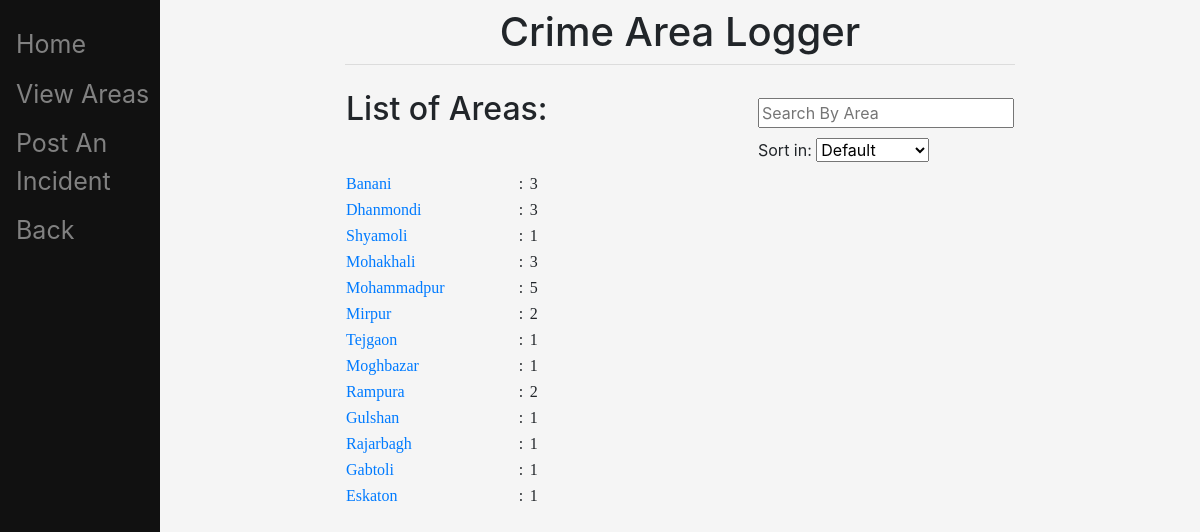
Screenshot of /Areas/ with the database file from the repository.
### main/models.py (models this page shows, shortened)
class Area(models.Model):
	name = models.CharField(max_length=150)
	number_of_crimes = models.IntegerField(default=0)

### main/views.py (the view)
# urls.py: path("Areas/", views.areas, name="areas"),
def areas(response):
	my_dict = {}
	for obj in list(Area.objects.all()):
		my_dict[obj.name] = obj.number_of_crimes
	return render(response, "main/list.html", {'my_dict':my_dict})

### main/templates/main/list.html (shortened to what this page needs)
{% extends 'main/base.html' %}
{% block content %}
	<table> <tr>
		<td style="width:500px"> <h2>List of Areas:</h2> </td>
		<td>
			<form class="example" action='' id='form'>
			 	<input type="text" placeholder="Search By Area" name="search" id='query'>
			</form>
		</td>
		</tr>
		<tr> <td></td>
		<td>
			<form>  <label> Sort in: </label>
				<select id='sort' onchange='sortChanged(this.value);'>
					<option value = "Default"> Default </option>
				</select>
			</form>
 		</td>
 		</tr>
 	 </table>
	<table style="width:30%; text-align:left; font-family:tahoma" >
		{% for sl,info in my_dict.items %}
		<tr> <td>  <a href="http://127.0.0.1:8000/Areas/incidents/{{sl}}">{{sl}}</a> </td> <td> : </td><td> {{info}}  </td> </tr>
		{% endfor %}
	</table>
{% endblock %}

### rows the page displays
Area: my_dict "Banani"
Area: my_dict "Dhanmondi"
Area: my_dict "Shyamoli"
Area: my_dict "Mohakhali"
Area: my_dict "Mohammadpur"
Area: my_dict "Mirpur"
Area: my_dict "Tejgaon"
Area: my_dict "Moghbazar"
Area: my_dict "Rampura"
Area: my_dict "Gulshan"
Area: my_dict "Rajarbagh"
Area: my_dict "Gabtoli"
Area: my_dict "Eskaton"

### other values shown
{{ info }} "3" "3" "1" "3" "5" "2" "1" "1" "2" "1" "1" "1" "1"
